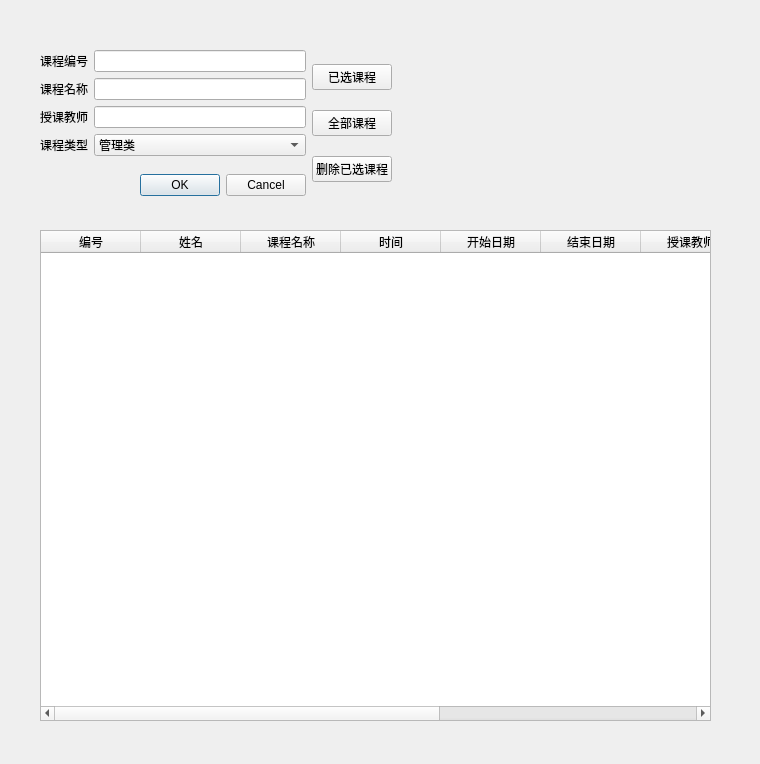
<?xml version="1.0" encoding="UTF-8"?>
<ui version="4.0">
 <class>Form</class>
 <widget class="QWidget" name="Form">
  <property name="geometry">
   <rect>
    <x>0</x>
    <y>0</y>
    <width>760</width>
    <height>764</height>
   </rect>
  </property>
  <property name="windowTitle">
   <string>Form</string>
  </property>
  <widget class="QTableWidget" name="tableWidget">
   <property name="geometry">
    <rect>
     <x>40</x>
     <y>230</y>
     <width>671</width>
     <height>491</height>
    </rect>
   </property>
   <column>
    <property name="text">
     <string>编号</string>
    </property>
   </column>
   <column>
    <property name="text">
     <string>姓名</string>
    </property>
   </column>
   <column>
    <property name="text">
     <string>课程名称</string>
    </property>
   </column>
   <column>
    <property name="text">
     <string>时间</string>
    </property>
   </column>
   <column>
    <property name="text">
     <string>开始日期</string>
    </property>
   </column>
   <column>
    <property name="text">
     <string>结束日期</string>
    </property>
   </column>
   <column>
    <property name="text">
     <string>授课教师</string>
    </property>
   </column>
   <column>
    <property name="text">
     <string>教师编号</string>
    </property>
   </column>
   <column>
    <property name="text">
     <string>类型</string>
    </property>
   </column>
   <column>
    <property name="text">
     <string/>
    </property>
   </column>
  </widget>
  <widget class="QWidget" name="">
   <property name="geometry">
    <rect>
     <x>40</x>
     <y>50</y>
     <width>352</width>
     <height>146</height>
    </rect>
   </property>
   <layout class="QHBoxLayout" name="horizontalLayout">
    <item>
     <layout class="QVBoxLayout" name="verticalLayout">
      <item>
       <layout class="QFormLayout" name="formLayout">
        <item row="0" column="0">
         <widget class="QLabel" name="label">
          <property name="text">
           <string>课程编号</string>
          </property>
         </widget>
        </item>
        <item row="0" column="1">
         <widget class="QLineEdit" name="cid_lineEdit"/>
        </item>
        <item row="1" column="0">
         <widget class="QLabel" name="label_2">
          <property name="text">
           <string>课程名称</string>
          </property>
         </widget>
        </item>
        <item row="1" column="1">
         <widget class="QLineEdit" name="cname_lineEdit"/>
        </item>
        <item row="2" column="0">
         <widget class="QLabel" name="label_3">
          <property name="text">
           <string>授课教师</string>
          </property>
         </widget>
        </item>
        <item row="2" column="1">
         <widget class="QLineEdit" name="teacher_lineEdit"/>
        </item>
        <item row="3" column="0">
         <widget class="QLabel" name="label_4">
          <property name="text">
           <string>课程类型</string>
          </property>
         </widget>
        </item>
        <item row="3" column="1">
         <widget class="QComboBox" name="type_comboBox">
          <item>
           <property name="text">
            <string>管理类</string>
           </property>
          </item>
          <item>
           <property name="text">
            <string>技术类</string>
           </property>
          </item>
          <item>
           <property name="text">
            <string>会计类</string>
           </property>
          </item>
         </widget>
        </item>
       </layout>
      </item>
      <item>
       <widget class="QDialogButtonBox" name="buttonBox">
        <property name="standardButtons">
         <set>QDialogButtonBox::Cancel|QDialogButtonBox::Ok</set>
        </property>
       </widget>
      </item>
     </layout>
    </item>
    <item>
     <layout class="QVBoxLayout" name="verticalLayout_2">
      <item>
       <widget class="QPushButton" name="selected_Button">
        <property name="text">
         <string>已选课程</string>
        </property>
       </widget>
      </item>
      <item>
       <widget class="QPushButton" name="all_courses_Button">
        <property name="text">
         <string>全部课程</string>
        </property>
       </widget>
      </item>
      <item>
       <widget class="QPushButton" name="delete_Button">
        <property name="text">
         <string>删除已选课程</string>
        </property>
       </widget>
      </item>
     </layout>
    </item>
   </layout>
  </widget>
 </widget>
 <resources/>
 <connections>
  <connection>
   <sender>buttonBox</sender>
   <signal>rejected()</signal>
   <receiver>cid_lineEdit</receiver>
   <slot>clear()</slot>
   <hints>
    <hint type="sourcelabel">
     <x>151</x>
     <y>172</y>
    </hint>
    <hint type="destinationlabel">
     <x>185</x>
     <y>56</y>
    </hint>
   </hints>
  </connection>
  <connection>
   <sender>buttonBox</sender>
   <signal>rejected()</signal>
   <receiver>cname_lineEdit</receiver>
   <slot>clear()</slot>
   <hints>
    <hint type="sourcelabel">
     <x>151</x>
     <y>172</y>
    </hint>
    <hint type="destinationlabel">
     <x>185</x>
     <y>84</y>
    </hint>
   </hints>
  </connection>
  <connection>
   <sender>buttonBox</sender>
   <signal>rejected()</signal>
   <receiver>teacher_lineEdit</receiver>
   <slot>clear()</slot>
   <hints>
    <hint type="sourcelabel">
     <x>151</x>
     <y>172</y>
    </hint>
    <hint type="destinationlabel">
     <x>185</x>
     <y>112</y>
    </hint>
   </hints>
  </connection>
 </connections>
</ui>
